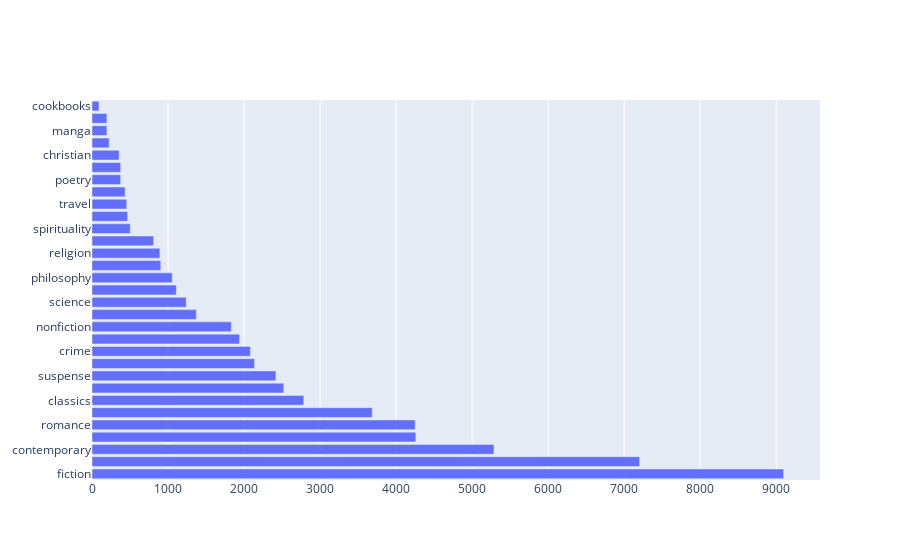

Source (notebook cell):
### Code cell
import plotly.graph_objects as go

fig = go.Figure(go.Bar(
            x=new_tags['count'],
            y=new_tags.index,
            orientation='h'))

fig.show()

### Figure 1 — Plotly figure (JSON) as saved in the notebook; plotly's stock layout.template omitted (floating-point values rounded to 4 significant figures)
{"data": [{"orientation": "h", "type": "bar", "x": [9097, 7203, 5287, 4259, 4251, 3686, 2785, 2522, 2419, 2138, 2083, 1941, 1833, 1372, 1239, 1109, 1055, 905, 893, 810, 503, 469, 457, 436, 377, 377, 357, 226, 196, 196, 92], "y": ["fiction", "ebooks", "contemporary", "fantasy", "romance", "mystery", "classics", "thriller", "suspense", "history", "crime", "paranormal", "nonfiction", "horror", "science", "biography", "philosophy", "memoir", "religion", "psychology", "spirituality", "comics", "travel", "art", "poetry", "business", "christian", "music", "manga", "sports", "cookbooks"]}], "layout": {}}
